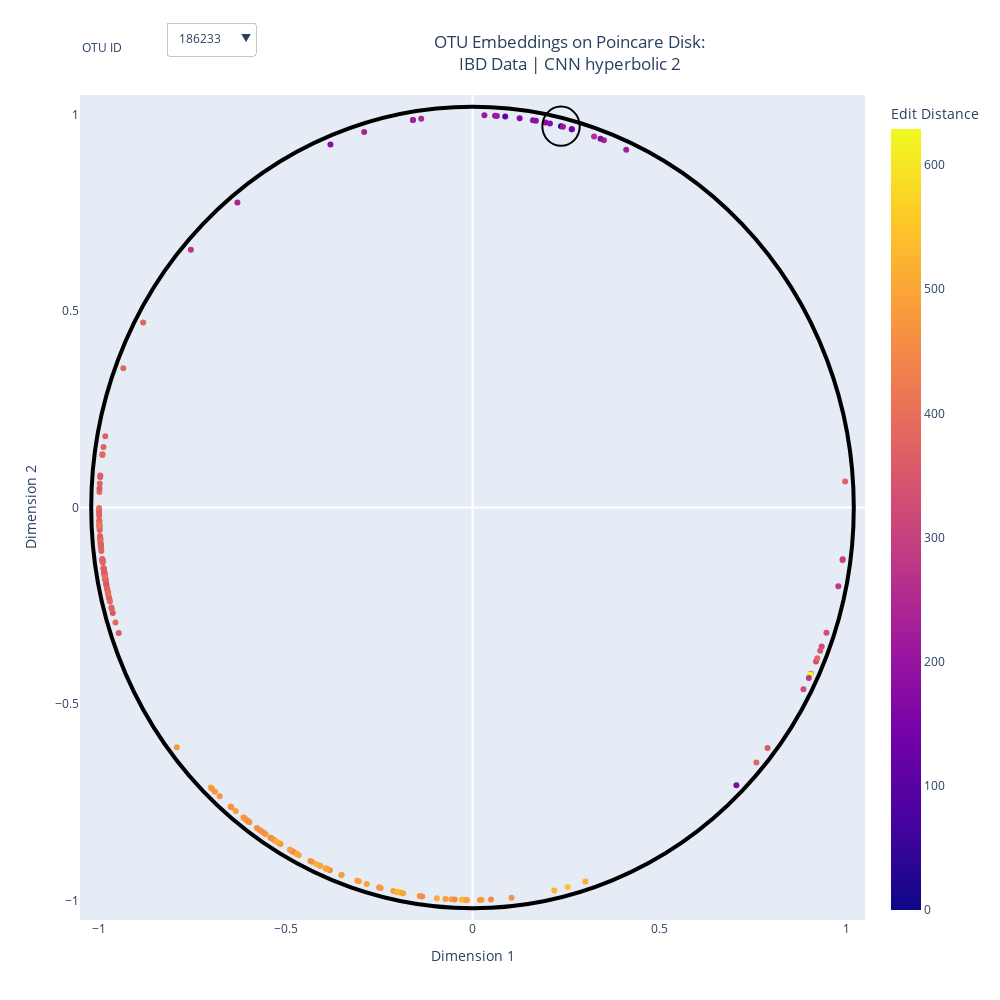

This figure's notebook cell:
### Code cell
edit_distance_matrix = edit_distance_df.values
x = otu_embeddings[0].to_list()
y = otu_embeddings[1].to_list()
otu_ids = data.columns.to_list()

title = 'OTU Embeddings on Poincare Disk:<br>{} Data | {} {} {}'.format(data_name.upper(), model_class.upper(), distance, embedding_size)

otu_fig = plot_otu_embeddings(x, y, otu_ids, edit_distance_matrix, title=title)

otu_fig.write_html(make_dir(otu_embeddings_plot_path))
otu_fig.show()
